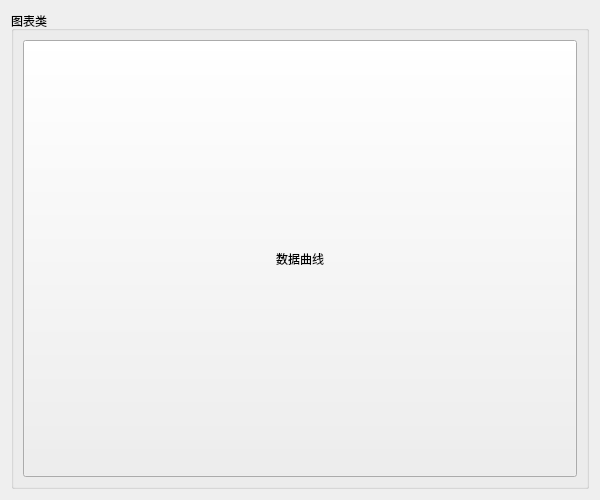
<?xml version="1.0" encoding="UTF-8"?>
<ui version="4.0">
 <class>tool_window</class>
 <widget class="QWidget" name="tool_window">
  <property name="geometry">
   <rect>
    <x>0</x>
    <y>0</y>
    <width>600</width>
    <height>500</height>
   </rect>
  </property>
  <property name="windowTitle">
   <string>Form</string>
  </property>
  <layout class="QGridLayout" name="gridLayout">
   <item row="0" column="0">
    <widget class="QGroupBox" name="graphical_groupBox">
     <property name="title">
      <string>图表类</string>
     </property>
     <layout class="QGridLayout" name="gridLayout_2">
      <item row="0" column="0">
       <widget class="QPushButton" name="data_wave_pushButton">
        <property name="sizePolicy">
         <sizepolicy hsizetype="Preferred" vsizetype="Preferred">
          <horstretch>0</horstretch>
          <verstretch>0</verstretch>
         </sizepolicy>
        </property>
        <property name="text">
         <string>数据曲线</string>
        </property>
       </widget>
      </item>
     </layout>
    </widget>
   </item>
  </layout>
 </widget>
 <resources/>
 <connections/>
</ui>
